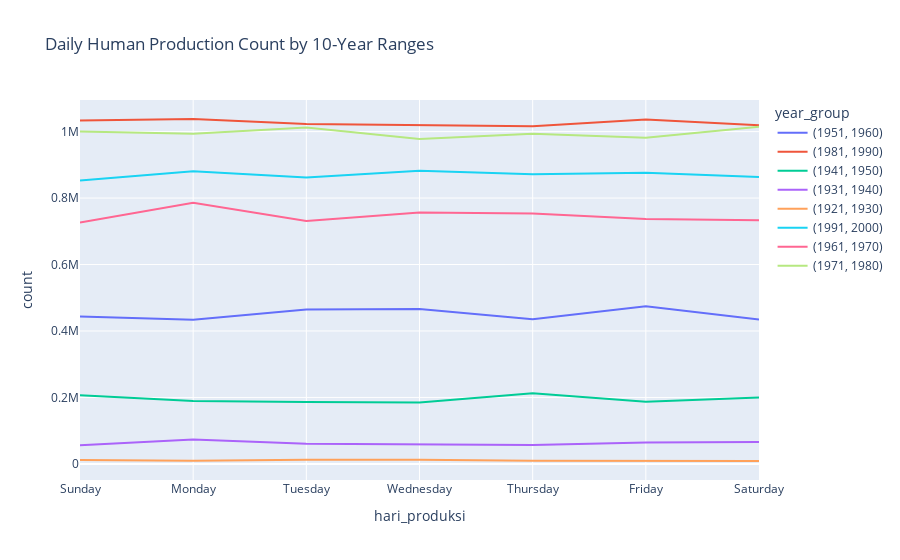

The cell this chart's notebook holds for it:
### Code cell
fig = px.line(daily_year_group, x='hari_produksi', y='count', color='year_group',
              title='Daily Human Production Count by 10-Year Ranges')
fig

### Figure 1 — Plotly figure (JSON) as saved in the notebook; plotly's stock layout.template omitted (floating-point values rounded to 4 significant figures)
{"data": [{"hovertemplate": "year_group=(1951, 1960)<br>hari_produksi=%{x}<br>count=%{y}<extra></extra>", "legendgroup": "(1951, 1960)", "line": {"color": "#636efa", "dash": "solid"}, "marker": {"symbol": "circle"}, "mode": "lines", "name": "(1951, 1960)", "orientation": "v", "showlegend": true, "type": "scatter", "x": ["Sunday", "Monday", "Tuesday", "Wednesday", "Thursday", "Friday", "Saturday"], "xaxis": "x", "y": [443805, 433953, 464440, 466205, 435559, 474235, 434428], "yaxis": "y"}, {"hovertemplate": "year_group=(1981, 1990)<br>hari_produksi=%{x}<br>count=%{y}<extra></extra>", "legendgroup": "(1981, 1990)", "line": {"color": "#EF553B", "dash": "solid"}, "marker": {"symbol": "circle"}, "mode": "lines", "name": "(1981, 1990)", "orientation": "v", "showlegend": true, "type": "scatter", "x": ["Sunday", "Monday", "Tuesday", "Wednesday", "Thursday", "Friday", "Saturday"], "xaxis": "x", "y": [1033408, 1037905, 1022551, 1020238, 1016322, 1036760, 1019141], "yaxis": "y"}, {"hovertemplate": "year_group=(1941, 1950)<br>hari_produksi=%{x}<br>count=%{y}<extra></extra>", "legendgroup": "(1941, 1950)", "line": {"color": "#00cc96", "dash": "solid"}, "marker": {"symbol": "circle"}, "mode": "lines", "name": "(1941, 1950)", "orientation": "v", "showlegend": true, "type": "scatter", "x": ["Sunday", "Monday", "Tuesday", "Wednesday", "Thursday", "Friday", "Saturday"], "xaxis": "x", "y": [206490, 189454, 186298, 184760, 212539, 187084, 200167], "yaxis": "y"}, {"hovertemplate": "year_group=(1931, 1940)<br>hari_produksi=%{x}<br>count=%{y}<extra></extra>", "legendgroup": "(1931, 1940)", "line": {"color": "#ab63fa", "dash": "solid"}, "marker": {"symbol": "circle"}, "mode": "lines", "name": "(1931, 1940)", "orientation": "v", "showlegend": true, "type": "scatter", "x": ["Sunday", "Monday", "Tuesday", "Wednesday", "Thursday", "Friday", "Saturday"], "xaxis": "x", "y": [56307, 73337, 60489, 58193, 56881, 64530, 66155], "yaxis": "y"}, {"hovertemplate": "year_group=(1921, 1930)<br>hari_produksi=%{x}<br>count=%{y}<extra></extra>", "legendgroup": "(1921, 1930)", "line": {"color": "#FFA15A", "dash": "solid"}, "marker": {"symbol": "circle"}, "mode": "lines", "name": "(1921, 1930)", "orientation": "v", "showlegend": true, "type": "scatter", "x": ["Sunday", "Monday", "Tuesday", "Wednesday", "Thursday", "Friday", "Saturday"], "xaxis": "x", "y": [11821, 9921, 12689, 12468, 9401, 9566, 8798], "yaxis": "y"}, {"hovertemplate": "year_group=(1991, 2000)<br>hari_produksi=%{x}<br>count=%{y}<extra></extra>", "legendgroup": "(1991, 2000)", "line": {"color": "#19d3f3", "dash": "solid"}, "marker": {"symbol": "circle"}, "mode": "lines", "name": "(1991, 2000)", "orientation": "v", "showlegend": true, "type": "scatter", "x": ["Sunday", "Monday", "Tuesday", "Wednesday", "Thursday", "Friday", "Saturday"], "xaxis": "x", "y": [853127, 880571, 861680, 882278, 871711, 875842, 863719], "yaxis": "y"}, {"hovertemplate": "year_group=(1961, 1970)<br>hari_produksi=%{x}<br>count=%{y}<extra></extra>", "legendgroup": "(1961, 1970)", "line": {"color": "#FF6692", "dash": "solid"}, "marker": {"symbol": "circle"}, "mode": "lines", "name": "(1961, 1970)", "orientation": "v", "showlegend": true, "type": "scatter", "x": ["Sunday", "Monday", "Tuesday", "Wednesday", "Thursday", "Friday", "Saturday"], "xaxis": "x", "y": [726432, 786049, 730894, 756197, 753241, 737231, 733013], "yaxis": "y"}, {"hovertemplate": "year_group=(1971, 1980)<br>hari_produksi=%{x}<br>count=%{y}<extra></extra>", "legendgroup": "(1971, 1980)", "line": {"color": "#B6E880", "dash": "solid"}, "marker": {"symbol": "circle"}, "mode": "lines", "name": "(1971, 1980)", "orientation": "v", "showlegend": true, "type": "scatter", "x": ["Sunday", "Monday", "Tuesday", "Wednesday", "Thursday", "Friday", "Saturday"], "xaxis": "x", "y": [1000093, 993686, 1012200, 977378, 993858, 981823, 1014740], "yaxis": "y"}], "layout": {"legend": {"title": {"text": "year_group"}, "tracegroupgap": 0}, "title": {"text": "Daily Human Production Count by 10-Year Ranges"}, "xaxis": {"anchor": "y", "domain": [0, 1], "title": {"text": "hari_produksi"}}, "yaxis": {"anchor": "x", "domain": [0, 1], "title": {"text": "count"}}}}
